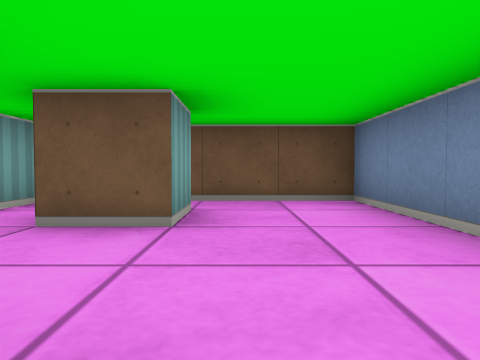
[1] (above)

20 first-person views from a walk through a cub3D ray-caster map. The camera is about half as high as the walls, tilts 2° down and sees 70° across. The floor is counted in squares. Each view is taken from the middle of a square. On the plan, view 1 faces up. The plan holds only what a view shows up to about 9 squares ahead; the rest is blank.

[2]
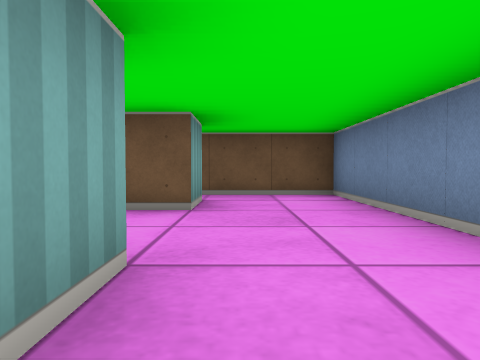

[3]
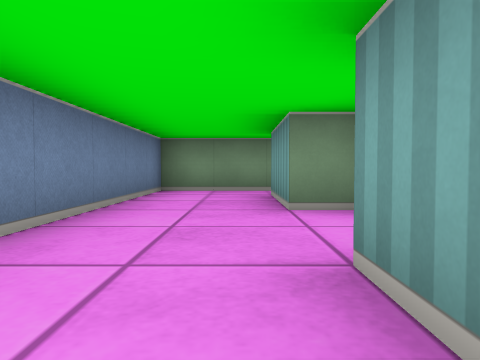

[4]
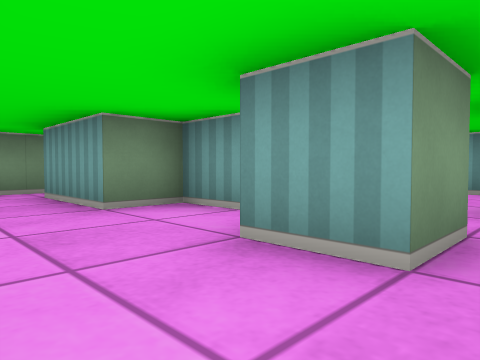

[5]
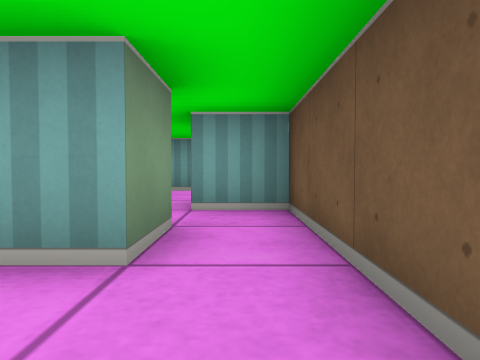

[6]
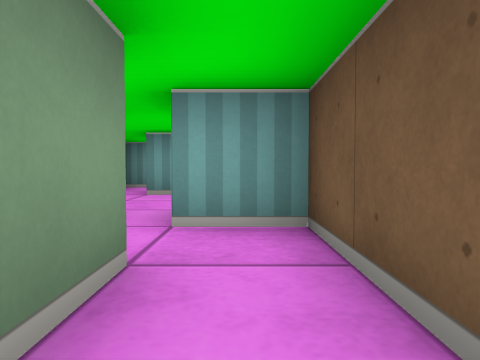

[7]
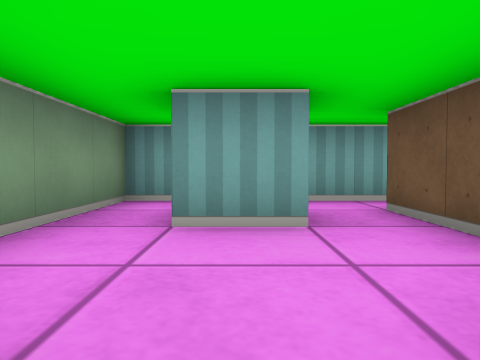

[8]
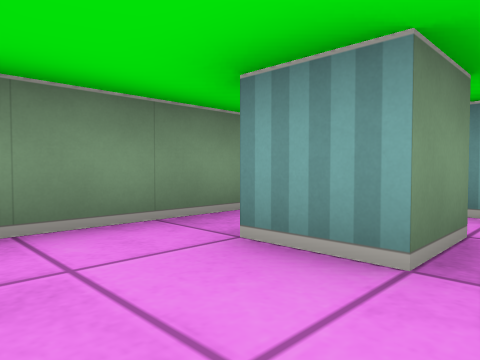

[9]
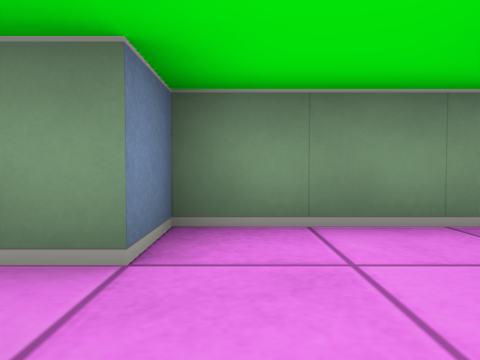

[10]
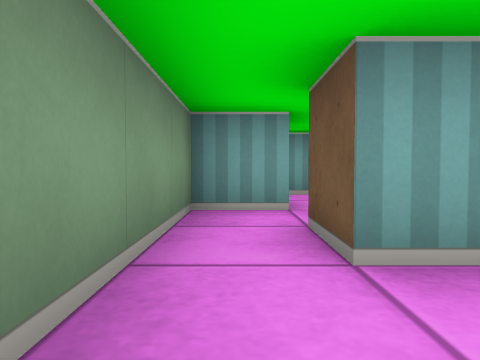

[11]
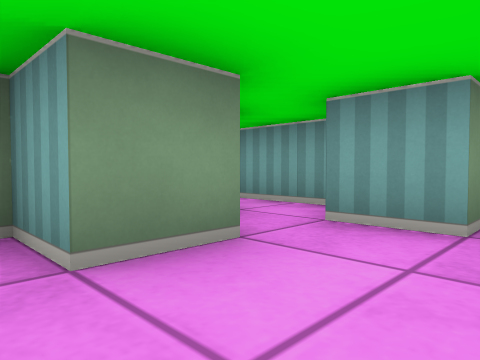

[12]
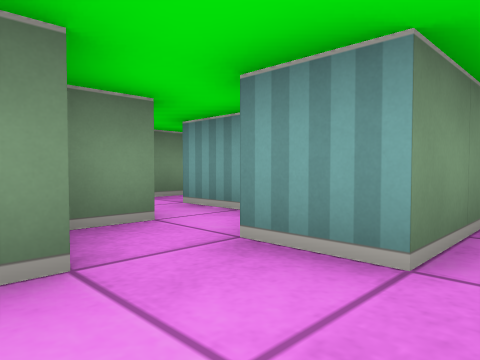

[13]
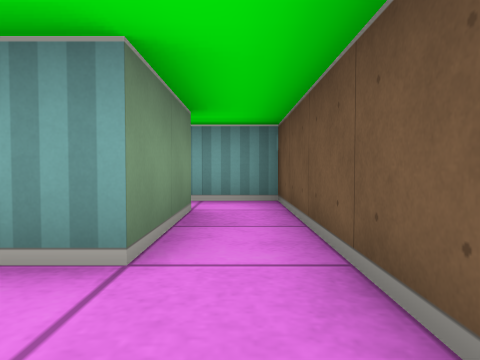

[14]
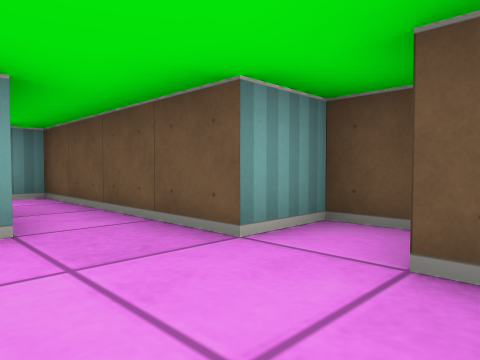

[15]
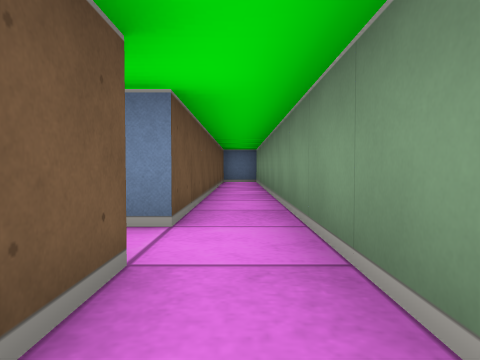

[16]
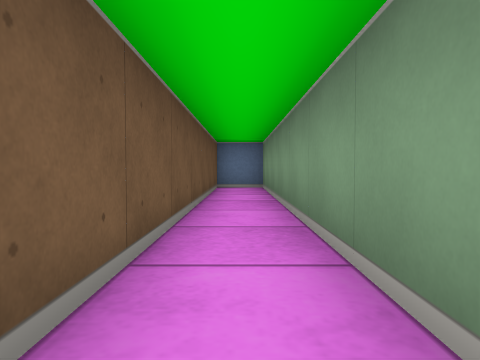

[17]
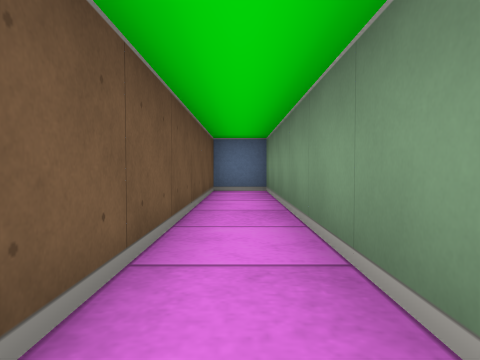

[18]
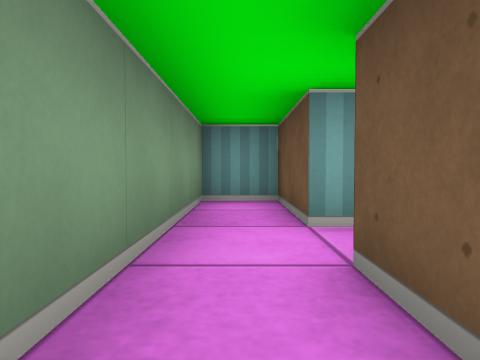

[19]
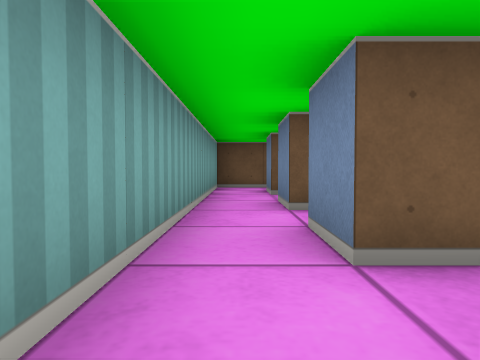

[20]
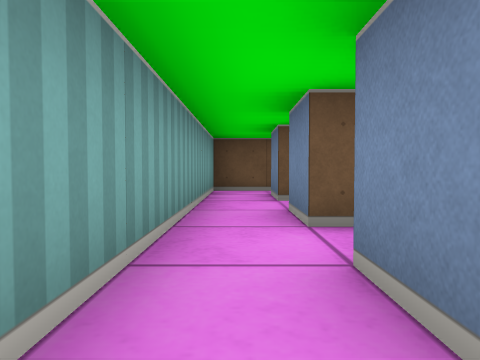

### Floor plan
Ten units are one square. View 1 is at (0, 0); x grows to the right and y downward. Boxes are objects, and circles mark ways between rooms. Rooms are numbered by the first view taken in them; rooms with no view inside come last. Other rooms are left out.
<svg viewBox="-80 -65 120 115">
<path fill="none" stroke="#000" d="M-15 -15 -15 -5 -5 -5 -5 15M-16 -35 -5 -35 -5 -25 -15 -25M-5 25 15 25 15 -45 -25 -45 -25 -35M-51 -45 -65 -45 -65 -55M-66 -35 -55 -35 -55 -25M-75 -55 -75 -15 -35 -15 -35 -25 -29 -25M-36 15 -25 15 -25 25 -5 25M-45 5 -45 15M-35 -5 -45 -5M-46 25 -38 25M-28 -15 -35 -15M-5 15 -15 15M-55 20 -55 35 -75 35 -75 45 35 45 35 35 -45 35 -45 31M-65 5 -45 5M-45 -5 -75 -5 -75 8"/>
<circle cx="-20" cy="-30" r="3" fill="#2a7"/>
<circle cx="-10" cy="20" r="3" fill="#2a7"/>
<circle cx="-50" cy="30" r="3" fill="#2a7"/>
<circle cx="-55" cy="0" r="3" fill="#2a7"/>
<text x="0" y="-10">1</text>
<text x="-50" y="-30">2</text>
<text x="-30" y="10">3</text>
<text x="-20" y="40">4</text>
<text x="-60" y="0">5</text>
</svg>
Room 1 opens to room 2. Room 1 opens to room 3. Room 3 opens to room 4. Room 3 opens to room 5.

Where each view was taken, in squares from view 1:
view 1: 0 up, 0 right, facing up
view 2: 1 down, 0 right, facing up
view 3: 4 up, 0 right, facing down
view 4: 4 up, 1 right, facing down-left
view 5: 4 up, 1 right, facing left
view 6: 4 up, 0 right, facing left
view 7: 3 up, 3 left, facing left
view 8: 4 up, 4 left, facing down-left
view 9: 4 up, 4 left, facing down
view 10: 2 down, 1 right, facing left
view 11: 0 up, 2 left, facing down-left
view 12: 0 up, 3 left, facing down-left
view 13: 0 up, 3 left, facing left
view 14: 1 down, 2 left, facing up-left
view 15: 4 down, 7 left, facing right
view 16: 4 down, 4 left, facing right
view 17: 4 down, 3 left, facing right
view 18: 4 down, 3 left, facing left
view 19: 3 up, 7 left, facing up
view 20: 4 up, 7 left, facing up
